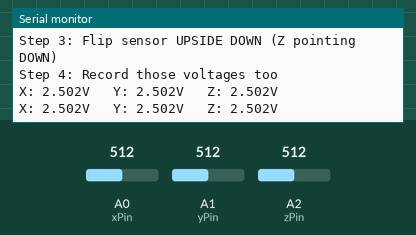
This sketch was run on a simulated Arduino Uno, built with avr-gcc and run on an emulated ATmega328P. On the bench: the last lines printed to the serial monitor. The inputs (shaded band) are chosen by the test bench; at power-on: A0 (xPin) = 512, A1 (yPin) = 512, A2 (zPin) = 512.

Above: at 4.3 s.
4.4 s: A0 (xPin) set to 716
At 5.7 s:
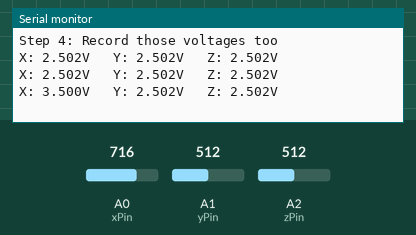
5.9 s: A1 (yPin) set to 716
At 7.0 s:
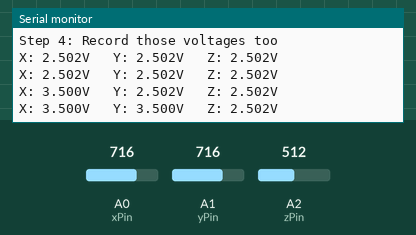
7.4 s: A2 (zPin) set to 716
At 8.7 s:
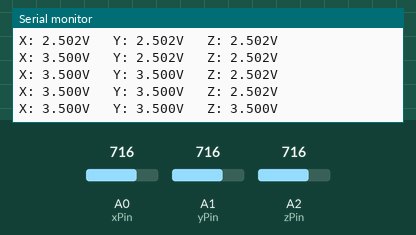
8.9 s: A0 (xPin) set to 900
At 9.9 s:
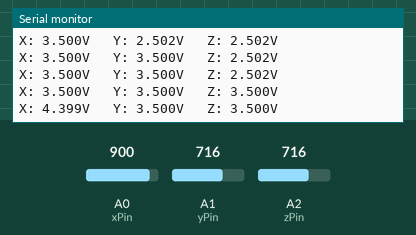
10.4 s: A1 (yPin) set to 900
At 11.5 s:
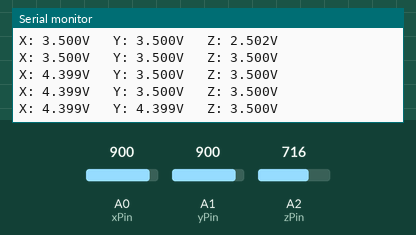
11.9 s: A2 (zPin) set to 900
At 13.0 s:
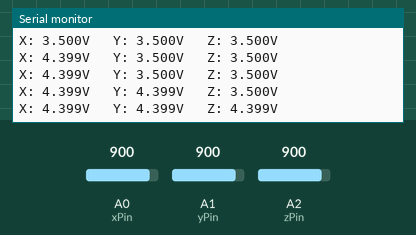
Timing chart, 0 to 14.4 s (numbered marks = the images above; inputs shaded):
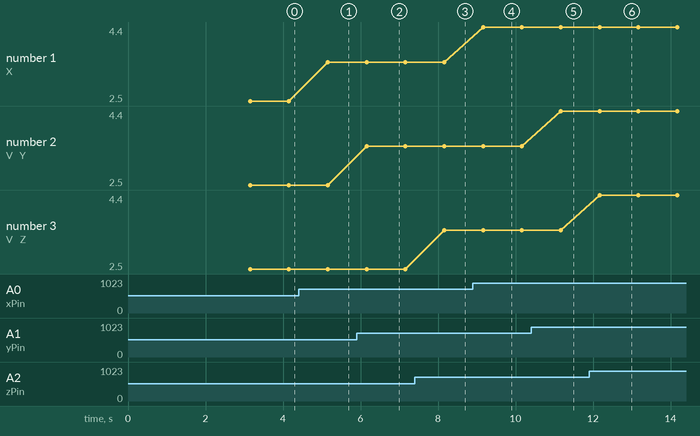

Measured:
- after the input at 4.4 s, the serial monitor: prints a new line after 0.76 s (image 1)
- after the input at 5.9 s, the serial monitor: prints a new line after 0.26 s (image 2)
- after the input at 7.4 s, the serial monitor: prints a new line after 0.76 s (image 3)
- after the input at 8.9 s, the serial monitor: prints a new line after 0.26 s (image 4)
- after the input at 10.4 s, the serial monitor: prints a new line after 0.77 s (image 5)
- after the input at 11.9 s, the serial monitor: prints a new line after 0.27 s (image 6)
- plotted number 1: 2.5 → 3.5 after the input at 4.4 s, 3.5 → 4.4 after the input at 8.9 s

The sketch:

arduino_calibration.ino
```cpp
/*
 * ADXL335 Calibration Script for Arduino
 * This will help determine the correct zeroG and sensitivity values
 *
 * Instructions:
 * 1. Upload this script
 * 2. Place sensor flat on table (Z pointing up)
 * 3. Record the Z voltage (this should represent +1g)
 * 4. Flip sensor upside down (Z pointing down)
 * 5. Record the Z voltage (this should represent -1g)
 * 6. Calculate: sensitivity = (voltage_up - voltage_down) / 2.0
 * 7. Calculate: zeroG = (voltage_up + voltage_down) / 2.0
 */

// Analog pins for accelerometer
const int xPin = A0;
const int yPin = A1;
const int zPin = A2;

float vcc = 5.0;

void setup() {
  Serial.begin(9600);
  Serial.println("=== ADXL335 Calibration Tool ===");
  Serial.println();
  Serial.println("Step 1: Place sensor FLAT on table (Z pointing UP)");
  Serial.println("Step 2: Record the voltages below");
  Serial.println("Step 3: Flip sensor UPSIDE DOWN (Z pointing DOWN)");
  Serial.println("Step 4: Record those voltages too");
  Serial.println();
  delay(3000);
}

void loop() {
  // Read raw values
  int xRaw = analogRead(xPin);
  int yRaw = analogRead(yPin);
  int zRaw = analogRead(zPin);

  // Convert to voltage
  float xVolt = (xRaw * vcc) / 1023.0;
  float yVolt = (yRaw * vcc) / 1023.0;
  float zVolt = (zRaw * vcc) / 1023.0;

  // Print raw voltages for calibration
  Serial.print("X: ");
  Serial.print(xVolt, 3);
  Serial.print("V   Y: ");
  Serial.print(yVolt, 3);
  Serial.print("V   Z: ");
  Serial.print(zVolt, 3);
  Serial.println("V");

  delay(1000);
}

/*
 * Calibration Process:
 *
 * 1. FLAT POSITION (Z up): Record X, Y, Z voltages
 *    X_flat = ? V, Y_flat = ? V, Z_up = ? V
 *
 * 2. FLIPPED POSITION (Z down): Record Z voltage
 *    Z_down = ? V
 *
 * 3. Calculate calibration:
 *    zeroG = (Z_up + Z_down) / 2.0
 *    sensitivity = (Z_up - Z_down) / 2.0  [This represents 2g difference]
 *
 * 4. For X and Y axes when flat, they should read close to zeroG
 *
 * Example:
 * If Z_up = 2.2V and Z_down = 1.6V
 * Then zeroG = (2.2 + 1.6) / 2 = 1.9V
 * And sensitivity = (2.2 - 1.6) / 2 = 0.3V/g
 */
```
